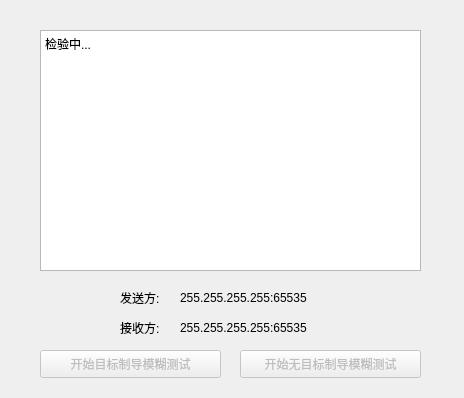
<?xml version="1.0" encoding="UTF-8"?>
<ui version="4.0">
 <class>Dialog</class>
 <widget class="QDialog" name="Dialog">
  <property name="geometry">
   <rect>
    <x>0</x>
    <y>0</y>
    <width>464</width>
    <height>398</height>
   </rect>
  </property>
  <property name="windowTitle">
   <string>确认</string>
  </property>
  <widget class="QTextBrowser" name="textBrowser">
   <property name="geometry">
    <rect>
     <x>40</x>
     <y>30</y>
     <width>381</width>
     <height>241</height>
    </rect>
   </property>
   <property name="html">
    <string>&lt;!DOCTYPE HTML PUBLIC &quot;-//W3C//DTD HTML 4.0//EN&quot; &quot;http://www.w3.org/TR/REC-html40/strict.dtd&quot;&gt;
&lt;html&gt;&lt;head&gt;&lt;meta name=&quot;qrichtext&quot; content=&quot;1&quot; /&gt;&lt;style type=&quot;text/css&quot;&gt;
p, li { white-space: pre-wrap; }
&lt;/style&gt;&lt;/head&gt;&lt;body style=&quot; font-family:'SimSun'; font-size:9pt; font-weight:400; font-style:normal;&quot;&gt;
&lt;p style=&quot; margin-top:0px; margin-bottom:0px; margin-left:0px; margin-right:0px; -qt-block-indent:0; text-indent:0px;&quot;&gt;检验中...&lt;/p&gt;&lt;/body&gt;&lt;/html&gt;</string>
   </property>
  </widget>
  <widget class="QPushButton" name="startTargetFuzzBtn">
   <property name="enabled">
    <bool>false</bool>
   </property>
   <property name="geometry">
    <rect>
     <x>40</x>
     <y>350</y>
     <width>181</width>
     <height>28</height>
    </rect>
   </property>
   <property name="text">
    <string>开始目标制导模糊测试</string>
   </property>
  </widget>
  <widget class="QPushButton" name="startNoTargetFuzzBtn">
   <property name="enabled">
    <bool>false</bool>
   </property>
   <property name="geometry">
    <rect>
     <x>240</x>
     <y>350</y>
     <width>181</width>
     <height>28</height>
    </rect>
   </property>
   <property name="text">
    <string>开始无目标制导模糊测试</string>
   </property>
  </widget>
  <widget class="QLabel" name="senderLabel">
   <property name="geometry">
    <rect>
     <x>120</x>
     <y>290</y>
     <width>61</width>
     <height>16</height>
    </rect>
   </property>
   <property name="text">
    <string>发送方:</string>
   </property>
  </widget>
  <widget class="QLabel" name="receiverLabel">
   <property name="geometry">
    <rect>
     <x>120</x>
     <y>320</y>
     <width>61</width>
     <height>16</height>
    </rect>
   </property>
   <property name="text">
    <string>接收方:</string>
   </property>
  </widget>
  <widget class="QLabel" name="senderIPLabel">
   <property name="geometry">
    <rect>
     <x>180</x>
     <y>290</y>
     <width>181</width>
     <height>16</height>
    </rect>
   </property>
   <property name="text">
    <string>255.255.255.255:65535</string>
   </property>
  </widget>
  <widget class="QLabel" name="receiverIPLabel">
   <property name="geometry">
    <rect>
     <x>180</x>
     <y>320</y>
     <width>181</width>
     <height>16</height>
    </rect>
   </property>
   <property name="text">
    <string>255.255.255.255:65535</string>
   </property>
  </widget>
 </widget>
 <resources/>
 <connections/>
</ui>
